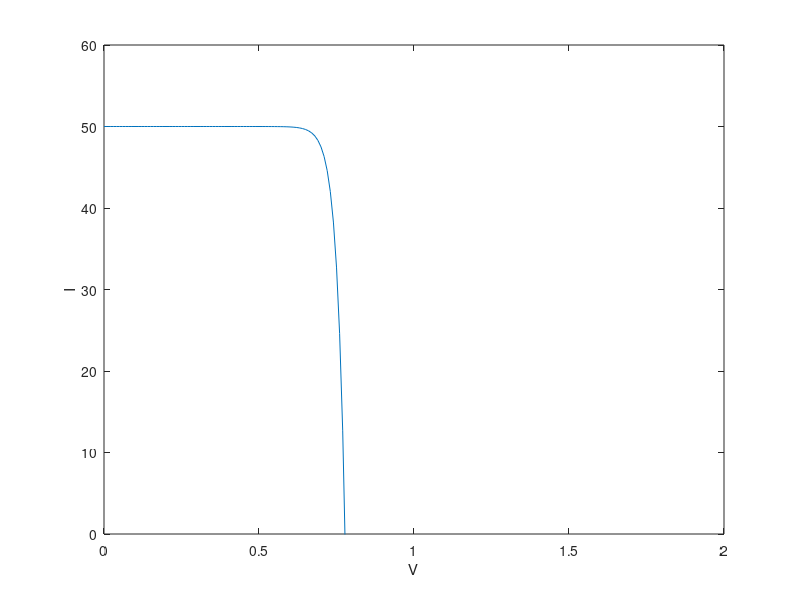

Here is the MATLAB script that generated this plot:
Nd = 1e19; Na = 3e16; Dp = 6; Dn = 18; Tp = 5e-7; Tn = 5e-6;
e = 1.6e-19; ni = 1.5e10; JL = 25; A = 2; V = 0:.01:5;
IL = JL*A
Ln = sqrt(Dn*Tn); Lp = sqrt(Dp*Tp);
Is = (e*ni^2*(Dn/(Ln*Na) + Dp/(Lp*Nd)))*A
I = IL - Is*(exp(V/.0259)-1);
plot(V,I); xlabel('V'); ylabel('I'); axis([0 2 0 60]);
